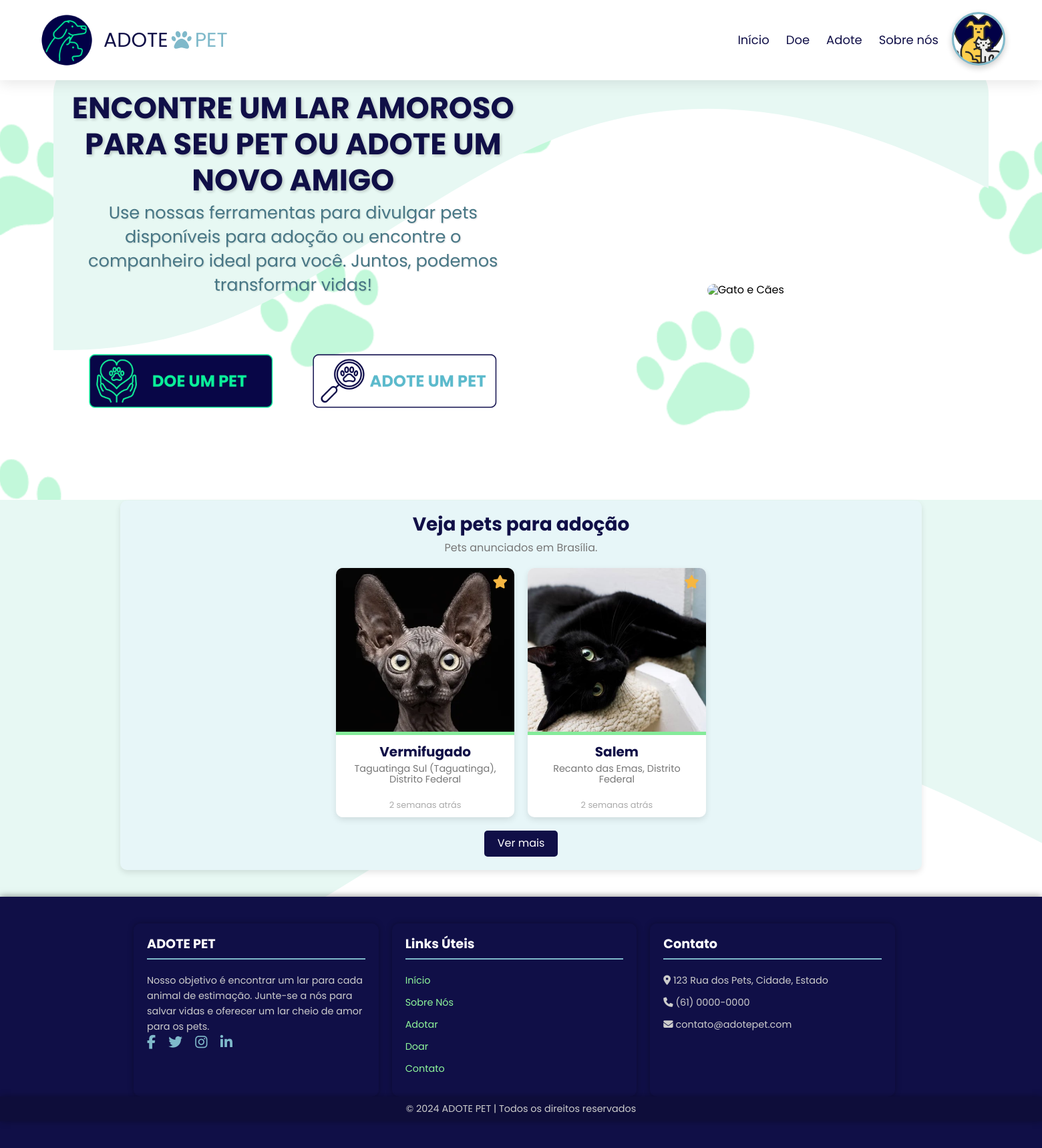
The page /index.php (signed in) on the database its author committed.
### tables this page shows
CREATE TABLE `pets` (
  `id` int(11) NOT NULL,
  `nome` varchar(100) NOT NULL,
  `especie_id` int(11) NOT NULL,
  `raca` varchar(100) NOT NULL,
  `porte` varchar(50) NOT NULL,
  `sexo` enum('Macho','Fêmea') NOT NULL,
  `cor` varchar(50) NOT NULL,
  `idade` int(11) NOT NULL,
  `descricao` text DEFAULT NULL,
  `foto` text DEFAULT NULL,
  `criado_em` timestamp NOT NULL DEFAULT current_timestamp(),
  `status_id` int(11) DEFAULT 1
);

### process_index.php (called while the page is built, shortened)
<?php
$baseUrl = 'http://localhost/adotepet-projetotcc/';
$isLoggedIn = isset($_SESSION['usuario_id']);
$userName = $isLoggedIn ? $_SESSION['usuario_nome'] : 'Visitante';
$userPhoto = 'img/default-photo.png';
$db = new DataBase();
$conn = $db->getConnection();
$sql = "
    SELECT
        p.id AS pet_id,
        p.nome AS pet_nome,
        MIN(f.url) AS foto_url,
        e.bairro,
        e.estado,
        p.criado_em,
        s.nome AS status_nome
    FROM pets p
    INNER JOIN doacoes d ON p.id = d.pet_id
    INNER JOIN enderecos e ON d.endereco_id = e.id
    INNER JOIN fotos f ON p.id = f.pet_id
    INNER JOIN status s ON p.status_id = s.id
    WHERE s.nome = 'Disponível'
    GROUP BY p.id
    ORDER BY p.criado_em DESC
    LIMIT 4";
$stmt = $conn->prepare($sql);
$stmt->execute();
$result = $stmt->get_result();
$pets = [];
while ($row = $result->fetch_assoc()) {
    $pets[] = $row;
}
function time_ago($timestamp)
{
    $time_ago = strtotime($timestamp);
    $current_time = time();
    $time_difference = $current_time - $time_ago;
    $seconds = $time_difference;
    $minutes = round($seconds / 60);
    $hours = round($seconds / 3600);
    $days = round($seconds / 86400);
    $weeks = round($seconds / 604800);
    $months = round($seconds / 2629440);
    $years = round($seconds / 31553280);
    if ($seconds <= 60) {
        return "Agora mesmo";
    } else if ($minutes <= 60) {
        return "$minutes minutos atrás";
    } else if ($hours <= 24) {
        return "$hours horas atrás";
    } else if ($days <= 7) {
        return "$days dias atrás";
    } else if ($weeks <= 4.3) {
        return "$weeks semanas atrás";
    } else if ($months <= 12) {
        return "$months meses atrás";
    } else {
        return "$years anos atrás";
    }
}
?>

### index.php (the view, shortened to what this page needs)
<?php
require_once 'process_index.php';
?>
<!DOCTYPE html>
<html lang="pt-BR">
<head>
    <link rel="stylesheet" href="https://cdnjs.cloudflare.com/ajax/libs/normalize/8.0.1/normalize.min.css">
    <link rel="stylesheet" href="https://cdnjs.cloudflare.com/ajax/libs/font-awesome/6.5.0/css/all.min.css">
    <link rel="stylesheet" href="css/index.css">
</head>
<body>
    <header>
        <div class="logo">
            <img src="img/logo.png" alt="Logo">
            <span>ADOTE<i class="fas fa-paw"></i><span class="highlight">PET</span></span>
        </div>
        <nav>
            <ul class="nav-list">
                <li class="nav-item"><a href="index.php">Início</a></li>
                <li class="nav-item"><a href="crud/views/cadastro_doacoes.php">Doe</a></li>
                <li class="nav-item"><a href="crud/views/pets_adocao.php">Adote</a></li>
                <li class="nav-item"><a href="#">Sobre nós</a></li>
                <?php if ($isLoggedIn): ?>
                    <li class="profile-section">
                        <div class="profile-perfil" onclick="toggleMenu()">
                            <img src="<?php echo $userPhoto; ?>" alt="Foto de <?php echo $userName; ?>" class="user-photo">
                        </div>
                    </li>
                <?php else: ?>
                    <li class="nav-item"><a href="login.html">Entrar</a></li>
                    <li><a href="crud/views/cadastro_usuario.php" class="btn-cadastrar">Cadastre-se!</a></li>
                <?php endif; ?>
            </ul>
        </nav>
    </header>
    <main>
        <section class="hero">
            <div class="hero-content">
                <h1>Encontre um Lar Amoroso para Seu Pet ou Adote um Novo Amigo</h1>
                <p>Use nossas ferramentas para divulgar pets disponíveis para adoção ou encontre o companheiro ideal
                    para você. Juntos, podemos transformar vidas!</p>
                <div class="hero-buttons">
                    <a href="#" class="hero-button divulgue-button">
                        <img src="img/botaov4.png" alt="Divulgue o Pet">
                    </a>
                    <a href="crud/views/pets_adocao.php" class="hero-button">
                        <img src="img/botaov5.png" alt="Adote um Pet">
                    </a>
                </div>
            </div>
            <div class="hero-image">
                <img src="img/img2.png" alt="Gato e Cães">
            </div>
            <div class="wave"></div>
        </section>
        <section class="adoption-section">
            <h2>Veja pets para adoção</h2>
            <p>Pets anunciados em Brasília.</p>
            <div class="adoption-cards">
                <?php foreach ($pets as $pet): ?>
                    <a href="crud/views/pet_detalhes.php?id=<?php echo $pet['pet_id']; ?>" class="adoption-card"
                        target="_blank">
                        <img src="<?php echo $baseUrl . htmlspecialchars($pet['foto_url']); ?>"
                            alt="<?php echo htmlspecialchars($pet['pet_nome']); ?>">
                        <div class="card-content">
                            <h3><?php echo htmlspecialchars($pet['pet_nome']); ?></h3>
                            <p><?php echo htmlspecialchars($pet['bairro']) . ', ' . htmlspecialchars($pet['estado']); ?></p>
                            <span class="time"><?php echo time_ago($pet['criado_em']); ?></span>
                        </div>
                        <div class="favorite-icon"><i class="fas fa-star"></i></div>
                    </a>
                <?php endforeach; ?>
            </div>
            <a href="crud/views/pets_adocao.php" class="view-more-button">Ver mais</a>
        </section>
    </main>
    <footer>
        <div class="footer-container">
            <div class="footer-section about">
                <h2>ADOTE PET</h2>
                <p>Nosso objetivo é encontrar um lar para cada animal de estimação. Junte-se a nós para salvar vidas e
                    oferecer um lar cheio de amor para os pets.</p>
                <div class="socials">
                    <a href="#"><i class="fab fa-facebook-f"></i></a>
                    <a href="#"><i class="fab fa-twitter"></i></a>
                    <a href="#"><i class="fab fa-instagram"></i></a>
                    <a href="#"><i class="fab fa-linkedin-in"></i></a>
                </div>
            </div>
            <div class="footer-section links">
                <h2>Links Úteis</h2>
                <ul>
                    <li><a href="index.php">Início</a></li>
                    <li><a href="#">Sobre Nós</a></li>
                    <li><a href="crud/views/pets_adocao.php">Adotar</a></li>
                    <li><a href="crud/views/cadastro_doacoes.php">Doar</a></li>
                    <li><a href="#">Contato</a></li>
                </ul>
            </div>
            <div class="footer-section contact">
                <h2>Contato</h2>
                <ul>
                    <li><i class="fas fa-map-marker-alt"></i> 123 Rua dos Pets, Cidade, Estado</li>
                    <li><i class="fas fa-phone"></i> (61) 0000-0000</li>
                    <li><i class="fas fa-envelope"></i> contato@adotepet.com</li>
                </ul>
            </div>
        </div>
        <div class="footer-bottom">
            <p>&copy; 2024 ADOTE PET | Todos os direitos reservados</p>
        </div>
    </footer>
</body>
</html>

### rows shown on the page
pets: shows a picture, nome "Vermifugado", bairro "Taguatinga Sul (Taguatinga)", estado "Distrito Federal", criado_em "2 semanas atrás"
pets: shows a picture, nome "Salem", bairro "Recanto das Emas", estado "Distrito Federal", criado_em "2 semanas atrás"
